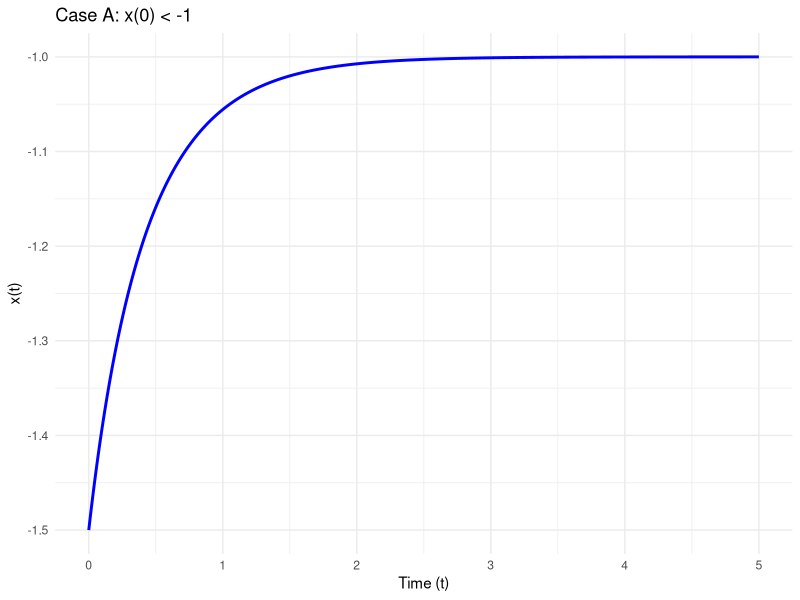

Source code (R):
# Load required libraries
library(deSolve)
library(ggplot2)

# Define the differential equation dx/dt = x^2 - 1
dynamical_system <- function(t, state, parameters) {
  x <- state[1]
  dxdt <- x^2 - 1  # Differential equation
  list(dxdt)
}

# Define time range for the simulation
time <- seq(0, 5, by = 0.01)  # From t = 0 to t = 5, with small steps

# ---- CASE A: x(0) < -1 ----
initial_state_a <- c(x = -1.5)  # Initial condition x(0) < -1
solution_a <- ode(y = initial_state_a, times = time, func = dynamical_system, parms = NULL)

# Convert to a data frame for ggplot2
df_a <- as.data.frame(solution_a)

# Plot Case A
plot_a <- ggplot(df_a, aes(x = time, y = x)) +
  geom_line(color = "blue", size = 1) +
  labs(title = "Case A: x(0) < -1", x = "Time (t)", y = "x(t)") +
  theme_minimal()
